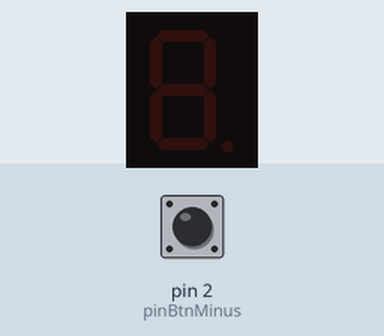
This sketch was run on a simulated Arduino Uno, built with avr-gcc and run on an emulated ATmega328P. Parts: 1-digit seven-segment display. Wiring (inferred from the names in the program): 1-digit 7-segment display, segments lit when HIGH: segments pin 11, pin 10, pin 9, pin 8, pin 7, pin 6, pin 5. The test bench sets the inputs (shaded band); at power-on: pin 2 (pinBtnMinus) HIGH. Random numbers use the default seed unless the sketch sets one; the segment pins are drawn as the display they are named for.

Above: at 1.2 s.
1.3 s: pin 2 (pinBtnMinus) pulled LOW for 0.15 s
At 2.3 s:
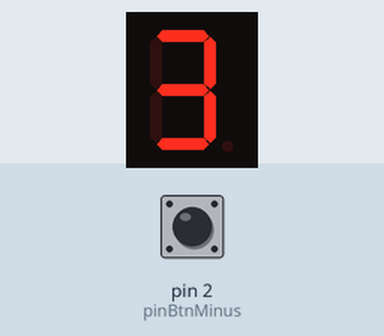
2.9 s: pin 2 (pinBtnMinus) pulled LOW for 1 s
At 4.8 s:
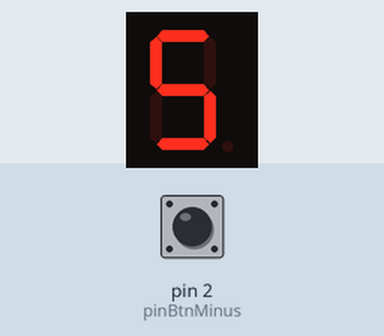
5.4 s: pin 2 (pinBtnMinus) pulled LOW for 0.15 s
At 6.6 s:
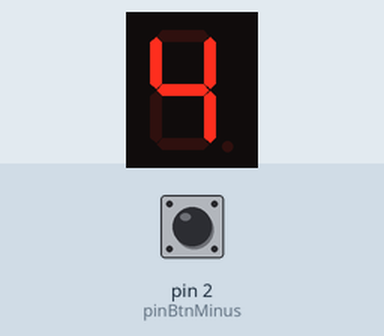
7.0 s: pin 2 (pinBtnMinus) pulled LOW for 3.2 s
At 8.3 s:
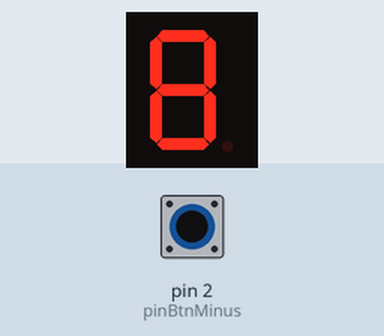
11.7 s: pin 2 (pinBtnMinus) pulled LOW for 0.15 s
At 12.6 s:
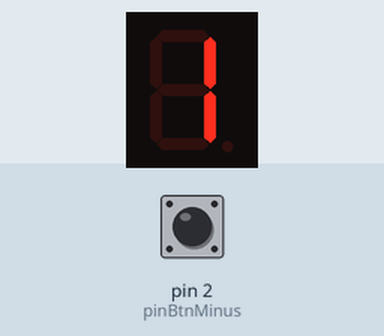
Timing chart, 0 to 14.3 s (numbered marks = the images above; inputs shaded):
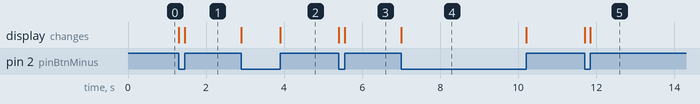

The sketch:

p2.ino
```cpp
const int pinMap[]={11, 10, 9, 8, 7, 6, 5}, pinDecPoint=4, pinBtnMinus=2;

const bool digits[10][7]={
  {1, 1, 1, 1, 1, 1, 0},  //0
  {0, 1, 1, 0, 0, 0, 0},  //1
  {1, 1, 0, 1, 1, 0, 1},  //2
  {1, 1, 1, 1, 0, 0, 1},  //3
  {0, 1, 1, 0, 0, 1, 1},  //4
  {1, 0, 1, 1, 0, 1, 1},  //5
  {1, 0, 1, 1, 1, 1, 1},  //6
  {1, 1, 1, 0, 0, 0, 0},  //7
  {1, 1, 1, 1, 1, 1, 1},  //8
  {1, 1, 1, 1, 0, 1, 1}   //9
};
bool plus=false, minus=false, lastPlus, lastMinus;

void displayDigit(int d)
{
  for (int i=0; i<7; i++){
    digitalWrite(pinMap[i], digits[d][i]);
  }
}

void setup() {
  // put your setup code here, to run once:
  for (int i=0; i<7; i++) pinMode(pinMap[i], OUTPUT);
  pinMode(pinBtnMinus, INPUT_PULLUP);
}

void loop() {
  // put your main code here, to run repeatedly:
  lastMinus=minus;

  minus=!digitalRead(pinBtnMinus);

  if (minus>lastMinus) displayDigit(8);
  if (minus<lastMinus) displayDigit(random(1, 6));
}
```

Measured:
- after the input at 1.3 s, the display: first changes at once (image 1 shows a later state)
- after the input at 2.9 s, the display: first changes at once (image 2 shows a later state)
- after the input at 5.4 s, the display: first changes at once (image 3 shows a later state)
- after the input at 7.0 s, the display: changes at once (image 4)
- after the input at 11.7 s, the display: first changes at once (image 5 shows a later state)
